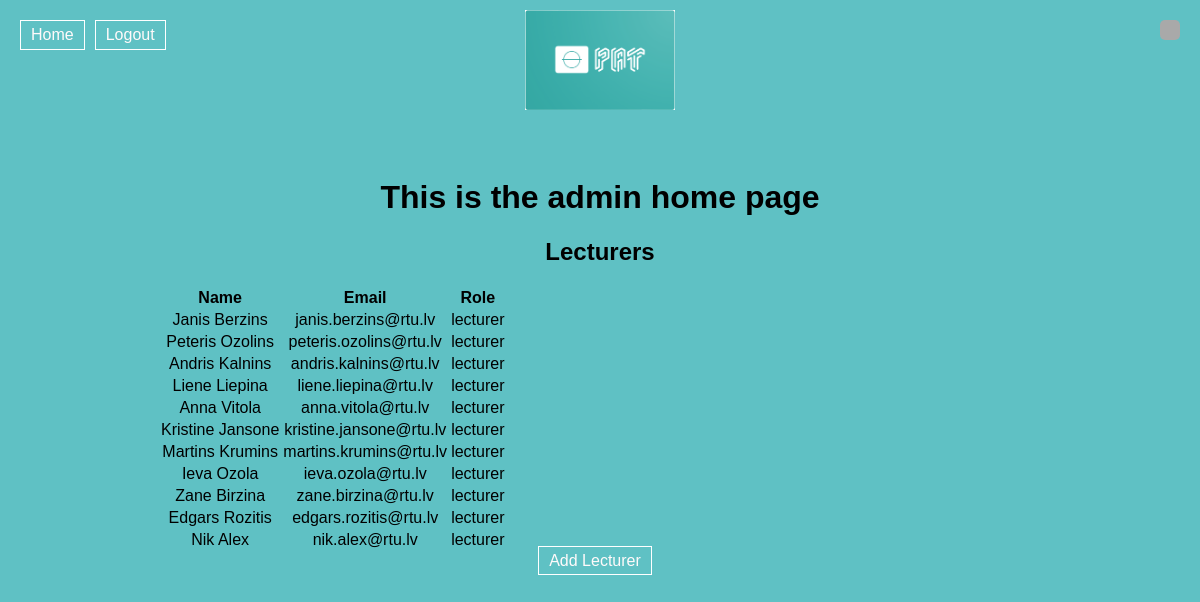
/home_admin (signed in), run on an earlier commit of the app's database.
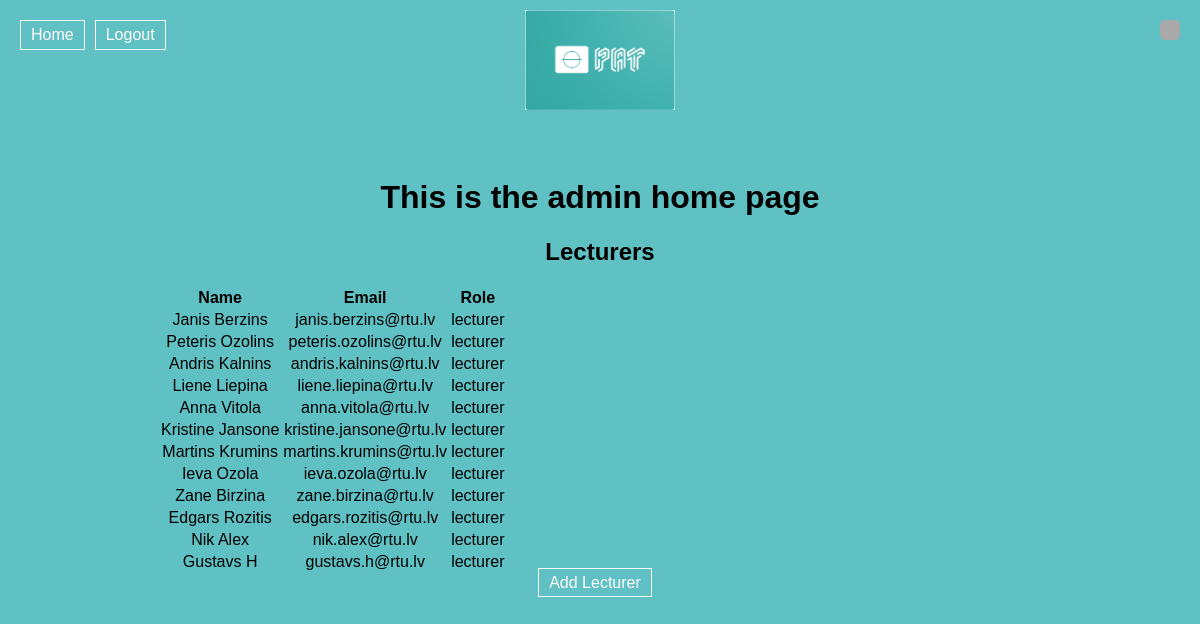
And on a later commit of the database.
### website/models.py (models this page shows)
class User(db.Model, UserMixin):
    id = db.Column(db.Integer, primary_key=True)
    email = db.Column(db.String(150), unique=True)
    password = db.Column(db.String(150))
    first_name = db.Column(db.String(150))
    role = db.Column(db.String(10), default='student')  # Possible values: admin, lecturer, student

### website/views.py (the view)
@views.route('/home_admin')
@login_required
def home_admin():
    if current_user.role == 'admin':
        db_path = 'instance/database.db'
        lecturers = get_lecturers(db_path)
        lecturers_list = [{'id': id, 'email': email, 'first_name': first_name, 'role': role}
                          for id, email, first_name, role in lecturers]
        return render_template("home_admin.html", user=current_user, lecturers=lecturers_list)
    else:
        flash("You are not authorized to access this page.", category="error")
        return redirect(url_for("views.home"))

### fetchLecturers.py (called while the page is built)
def get_lecturers(db_path):
    conn = sqlite3.connect(db_path)
    cur = conn.cursor()
    query = "SELECT id, email, first_name, role FROM user WHERE role='lecturer'"
    cur.execute(query)
    lecturers = cur.fetchall()
    conn.close()
    return lecturers

### website/__init__.py (called while the page is built)
def create_app():
    app = Flask(__name__)
    app.config['SECRET_KEY'] = 'hjshjhdjah kjshkjdhjs'
    app.config['SQLALCHEMY_DATABASE_URI'] = f'sqlite:///{DB_NAME}'
    db.init_app(app)
    from .views import views
    from .auth import auth
    app.register_blueprint(views, url_prefix='/')
    app.register_blueprint(auth, url_prefix='/')
    from .models import User
    create_database(app)
    login_manager = LoginManager()
    login_manager.login_view = 'auth.login'
    login_manager.init_app(app)
    @login_manager.user_loader
    def load_user(id):
        return User.query.get(int(id))
    return app

### website/templates/home_admin.html (shortened to what this page needs)
{% extends "base.html" %}
{% block content %}
<h1>This is the admin home page</h1>
<div class="lecturers-list">
    <h2>Lecturers</h2>
    <table>
        <thead>
            <tr>
                <th>Name</th>
                <th>Email</th>
                <th>Role</th>
            </tr>
        </thead>
        <tbody>
            {% for lecturer in lecturers %}
            <tr>
                <td>{{ lecturer.first_name }}</td>
                <td>{{ lecturer.email }}</td>
                <td>{{ lecturer.role }}</td>
            </tr>
            {% else %}
            <tr>
                <td colspan="3">No lecturers found.</td>
            </tr>
            {% endfor %}
        </tbody>
    </table>
</div>
<a href="{{ url_for('views.add_lecturer') }}" class="btn btn-primary">Add Lecturer</a>
{% endblock %}

### website/templates/base.html (shortened to what this page needs)
<!DOCTYPE html>
<html>
<head>
<img src="../static/PAT_LOGO.png" alt="My Website Logo" class="logo">
</head>
<body>
  <div class="sidebar-buttons"> {% if user.is_authenticated %}
      <a class="nav-item nav-link" id="home" href="/">Home</a>
      <a class="nav-item nav-link" id="logout" href="/logout">Logout</a>
    {% else %}
      <a class="nav-item nav-link" id="login" href="/login">Login</a>
      <a class="nav-item nav-link" id="signUp" href="/sign-up">Sign Up</a>
    {% endif %}
  </div>
  <div class="container">
    {% block content %}{% endblock %}
  </div>
  <div id="error-message" class="error-message"></div>
</body>
</html>

### website/templates/base.html (style rules this page uses)
body { background-color: rgb(95, 193, 196); display: flex; min-height: 100vh; flex-direction: column; font-family: Arial, sans-serif; }
.container { flex: 1; text-align: center; padding: 150px; }
.sidebar-buttons { position: fixed; top: 20px; left: 20px; display: flex; align-items: center; }
.sidebar-buttons a, .btn-primary { margin-right: 10px; padding: 5px 10px; border: 1px solid rgb(255, 255, 255); background-color: transparent; color: rgb(255, 250, 250); text-decoration: none; cursor: pointer; }
.logo { position: absolute; top: 0; left: 50%; transform: translateX(-50%); padding: 10px; width: 150px; height: 100px; }
.error-message { position: fixed; top: 20px; right: 20px; background-color: rgb(169, 169, 169); color: white; padding: 10px; border-radius: 5px; z-index: 10; }

What changed in the data, as far as the page shows it:
added User: first_name "Gustavs H", email "gustavs.h@rtu.lv", role "lecturer"
